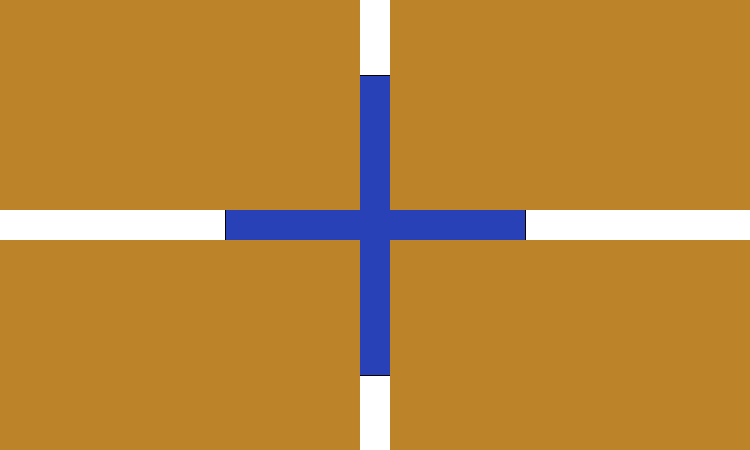
Frame 1 (no input)
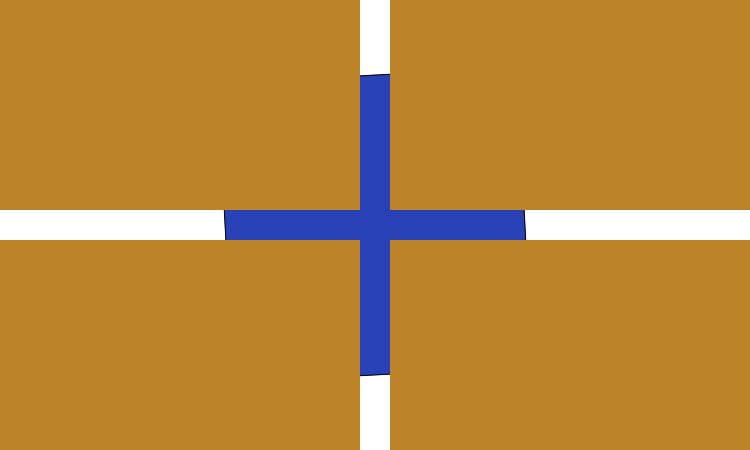
Frame 60 (the mouse pressed at the canvas centre just before this capture)
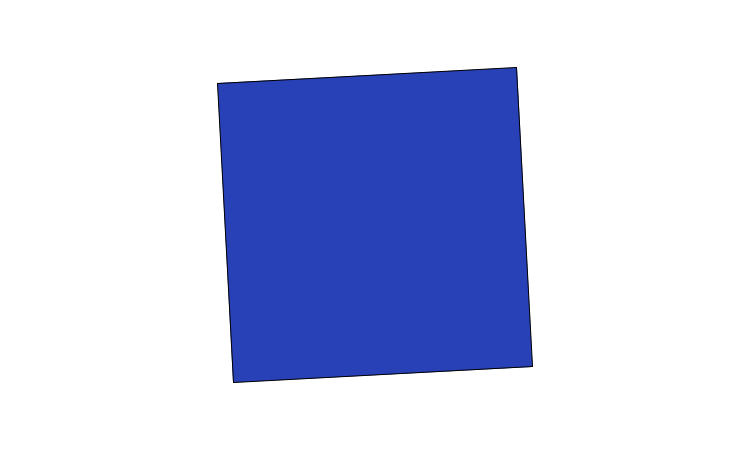
Frame 120 (the mouse held since frame 60 and released just before this capture)

The Processing sketch that drew these frames (run headless with seeded random() and noise(); from frame 60 on, the mouse is pressed at the canvas centre):

// Processing sketch: Rotate_Square_Motion
// ── Rotate_Square_Motion.pde
/*--------------------------
Camilo Esteban Nieto Barrera
Universidad Nacional de Colombia
Computación visual

Titulo: Rotate Square Motion (OPTICAL ILLUSIONS (OTHERS))

--------------------------*/


//----------------------//
//Parametros del sistema//
int square_width = 300;
int velocity_rot = 3;
int gap_squares = 15;
//Si se cambia el tamaño de size se debe cambiar el tamaño de estas variables
int screen_height = 450; 
int screen_width = 750;
//----------------------//

boolean clicked = false; //Pintara en caso de que no este clickeado el canvas

float grade = 0;

PGraphics pg; //Canvas que contendra el cuadrado que girara sobre su centro

void setup(){
  size( 750, 450 );
  
  pg = createGraphics(screen_width,screen_height);
}

void draw(){
  
  //Pinta el cuadrado que rota sobre su centro
  pg.beginDraw();
  pg.background(255);
  pg.rectMode(CENTER);
  pg.fill(#2941B7);
  pg.translate(width/2, height/2);
  pg.rotate(radians(grade));
  //square(225,50,square_width);
  pg.rect(0, 0, square_width, square_width); 
  increaseGrade();
  pg.endDraw();
  image(pg, 0, 0);
  
  //Pinta los rectangulos exteriores
  if(!clicked){
    noStroke();
    fill(#BC8328);
    int middle_width = screen_width/2;
    int middle_height = screen_height/2;
    rect(
        0, 0, 
        middle_width - gap_squares, middle_height - gap_squares
    );
    rect(
        middle_width + gap_squares, 0,
        screen_width, middle_height - gap_squares
    );
    rect(
        0, middle_height+gap_squares,
        middle_width - gap_squares, middle_height - gap_squares
    );
    rect(
        middle_width + gap_squares, middle_height + gap_squares,
        middle_width + gap_squares, middle_height - gap_squares
    );
  }
}

void increaseGrade(){
  grade += velocity_rot;
}

void mousePressed(){
  clicked = true;
}
 
void mouseReleased(){
  clicked = false;
}
